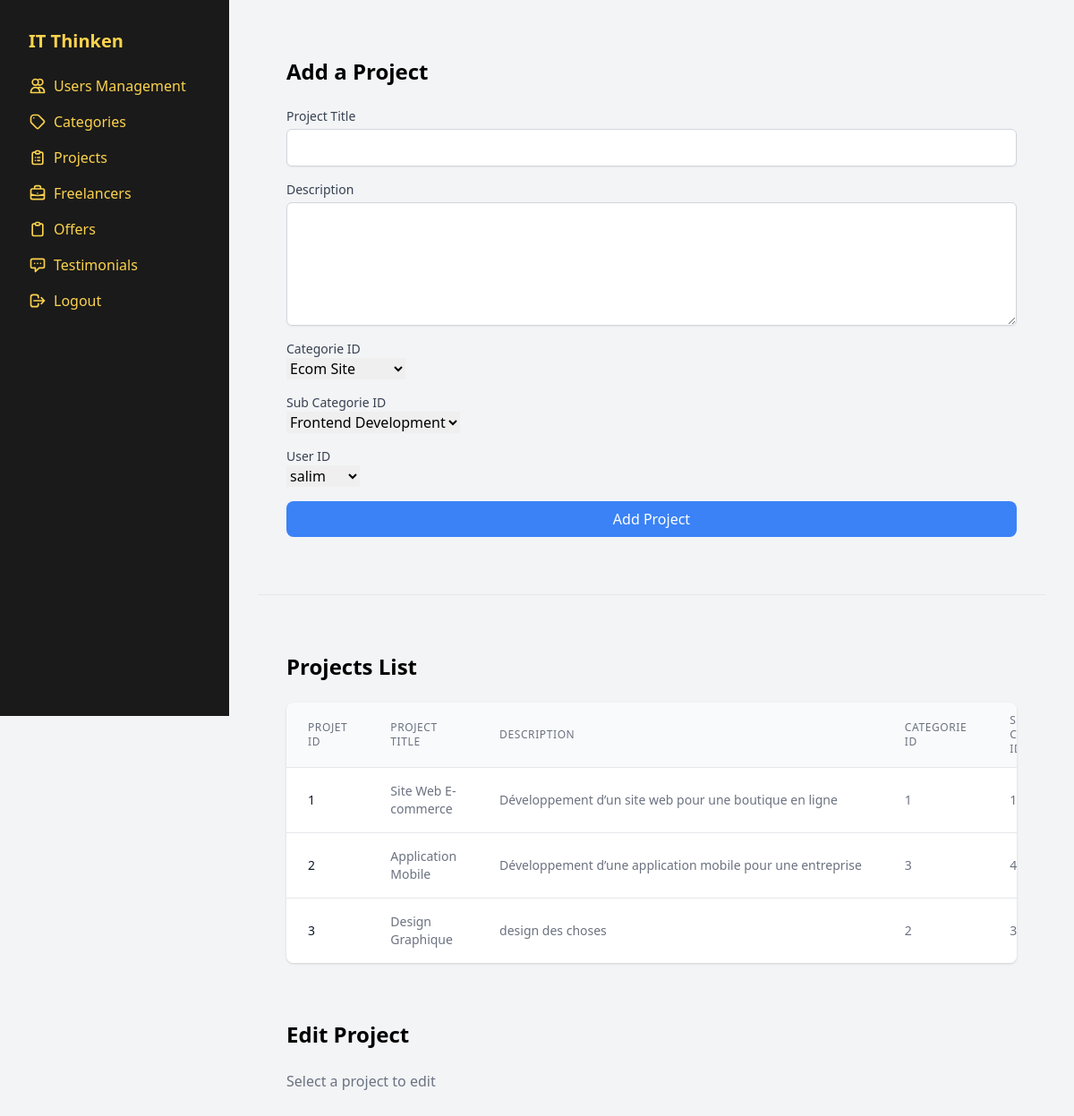
The app's page /admin/projects.php with its own data.
### tables this page shows
CREATE TABLE `projets` (
  `id_projet` int NOT NULL,
  `titre_project` varchar(100) NOT NULL,
  `descreption` text NOT NULL,
  `id_categorie` int NOT NULL,
  `id_sous_categorie` int NOT NULL,
  `id_utilisateur` int NOT NULL,
  `date_creation` date DEFAULT NULL
);

### admin/projects.php (the view, shortened to what this page needs)
<?php
$connection = mysqli_connect('localhost','root','','itthink');
$query_read = "SELECT * FROM projets";
$result = mysqli_query($connection,$query_read);
$projets = mysqli_fetch_all($result,MYSQLI_ASSOC);
$query_categories = "SELECT * FROM categories";
$result_categories = mysqli_query($connection,$query_categories);
$categories = mysqli_fetch_all($result_categories,MYSQLI_ASSOC);
$query_sub_categories = "SELECT * FROM sous_categories";
$result_sub_categories = mysqli_query($connection,$query_sub_categories);
$sub_categories = mysqli_fetch_all($result_sub_categories,MYSQLI_ASSOC);
$query_users = "SELECT * FROM utilisateurs";
$result_users = mysqli_query($connection,$query_users);
$users = mysqli_fetch_all($result_users,MYSQLI_ASSOC);
$editProject = null;
?>
<!DOCTYPE html>
<html lang="en">
<head>
    <link rel="stylesheet" href="https://cdn.jsdelivr.net/npm/tailwindcss@2.2.19/dist/tailwind.min.css">
    <link rel="stylesheet" href="../public/css/categories.css">
</head>
<body class="bg-gray-100">
    <?php include('../includes/sidebar.php')?>
    <div class="main-content">
        <div class="p-8">
            <h2 class="text-2xl font-bold mb-6">Add a Project</h2>
            <form method="POST" class="flex flex-col gap-4" action="projects.php">
                <div>
                    <label for="title" class="block text-sm font-medium text-gray-700">Project Title</label>
                    <input type="text" name="title_add" id="title" class="mt-1 block w-full px-3 py-2 bg-white border border-gray-300 rounded-md shadow-sm focus:outline-none focus:ring focus:ring-indigo-500 focus:border-indigo-500" required>
                </div>
                <div>
                    <label for="description" class="block text-sm font-medium text-gray-700">Description</label>
                    <textarea name="description_add" id="description" cols="30" rows="5" class="mt-1 block w-full px-3 py-2 bg-white border border-gray-300 rounded-md shadow-sm focus:outline-none focus:ring focus:ring-indigo-500 focus:border-indigo-500" required></textarea>
                </div>
                <div>
                    <label for="categorie_id" class="block text-sm font-medium text-gray-700">Categorie ID</label>
                    <select name="categorie_id" id="categorie_id">
                        <?php foreach($categories as $categorie): ?>
                            <option value="<?php echo $categorie['id_categorie']; ?>"><?php echo $categorie['nom_categorie']; ?></option>
                        <?php endforeach; ?>
                    </select>
                </div>
                <div>
                    <label for="sub_categorie_id" class="block text-sm font-medium text-gray-700">Sub Categorie ID</label>
                    <select name="sub_categorie_id" id="sub_categorie_id">
                        <?php foreach($sub_categories as $sub_categorie): ?>
                            <option value="<?php echo $sub_categorie['id_sous_categorie']; ?>"><?php echo $sub_categorie['nom_sous_categorie']; ?></option>
                        <?php endforeach; ?>
                    </select>
                </div>
                <div>
                    <label for="user_id" class="block text-sm font-medium text-gray-700">User ID</label>
                    <select name="user_id_add" id="user_id_add">
                        <?php foreach($users as $user):?>
                            <option value="<?php echo $user['id_utilisateur']; ?>"><?php echo $user['nom_utilisateur']; ?></option>
                        <?php endforeach; ?>
                    </select>
                </div>
                <button type="submit" class="bg-blue-500 text-white px-6 py-2 rounded-lg hover:bg-blue-600 transition-colors">Add Project</button>
            </form>
        </div>
        <hr class="my-8">
        <div class="p-8">
            <h2 class="text-2xl font-bold mb-6">Projects List</h2>
            <div class="overflow-x-auto bg-white rounded-lg shadow">
                <table class="min-w-full divide-y divide-gray-200">
                    <thead class="bg-gray-50">
                        <tr>
                            <th class="px-6 py-3 text-left text-xs font-medium text-gray-500 uppercase tracking-wider">Projet ID</th>
                            <th class="px-6 py-3 text-left text-xs font-medium text-gray-500 uppercase tracking-wider">Project Title</th>
                            <th class="px-6 py-3 text-left text-xs font-medium text-gray-500 uppercase tracking-wider">Description</th>
                            <th class="px-6 py-3 text-left text-xs font-medium text-gray-500 uppercase tracking-wider">Categorie ID</th>
                            <th class="px-6 py-3 text-left text-xs font-medium text-gray-500 uppercase tracking-wider">Sub Categorie ID</th>
                        </tr>
                    </thead>
                    <tbody class="bg-white divide-y divide-gray-200">
                        <?php foreach ($projets as $projet): ?>
                        <tr class="hover:bg-gray-50">
                            <td class="px-6 py-4 whitespace-nowrap text-sm text-gray-900"><?php echo $projet['id_projet'] ?></td>
                            <td class="px-6 py-4 text-sm text-gray-500"><?php echo $projet['titre_project'] ?></td>
                            <td class="px-6 py-4 whitespace-nowrap text-sm text-gray-500"><?php echo $projet['descreption'] ?></td>
                            <td class="px-6 py-4 whitespace-nowrap text-sm text-gray-500"><?php echo $projet['id_categorie'] ?></td>
                            <td class="px-6 py-4 whitespace-nowrap text-sm text-gray-500"><?php echo $projet['id_sous_categorie'] ?></td>
                        </tr>
                        <?php endforeach; ?>
                    </tbody>
                </table>
            </div>
        </div>
        <div class="p-8">
            <h2 class="text-2xl font-bold mb-6">Edit Project</h2>
            <?php if($editProject): ?>
            <form method="POST" class="flex flex-col gap-4" action="projects.php">
                <input type="hidden" name="action" value="edit">
                <input type="hidden" name="id_projet_edit" value="<?php echo $editProject['id_projet']; ?>">
                <div>
                    <label for="title_edit" class="block text-sm font-medium text-gray-700">Project Title</label>
                    <input type="text" name="title_edit" id="title_edit" value="<?php echo $editProject['titre_project']; ?>"
                           class="mt-1 block w-full px-3 py-2 bg-white border border-gray-300 rounded-md shadow-sm focus:outline-none focus:ring focus:ring-indigo-500 focus:border-indigo-500" required>
                </div>
                <div>
                    <label for="description_edit" class="block text-sm font-medium text-gray-700">Description</label>
                    <textarea name="description_edit" id="description_edit" cols="30" rows="5" value="<?php echo $editProject['descreption']; ?>"
                              class="mt-1 block w-full px-3 py-2 bg-white border border-gray-300 rounded-md shadow-sm focus:outline-none focus:ring focus:ring-indigo-500 focus:border-indigo-500" required><?php echo $editProject['descreption']; ?></textarea>
                </div>
                <div>
                    <label for="categorie_edit" class="block text-sm font-medium text-gray-700">Category</label>
                    <select name="categorie_edit" id="categorie_edit"
                            class="mt-1 block w-full px-3 py-2 bg-white border border-gray-300 rounded-md shadow-sm focus:outline-none focus:ring focus:ring-indigo-500 focus:border-indigo-500">
                        <?php foreach($categories as $categorie): ?>
                            <option value="<?php echo $categorie['id_categorie']; ?>"
                                    <?php echo ($categorie['id_categorie'] == $editProject['id_categorie']) ? 'selected' : ''; ?>>
                                <?php echo $categorie['nom_categorie']; ?>
                            </option>
                        <?php endforeach; ?>
                    </select>
                </div>
                <div>
                    <label for="sub_categorie_edit" class="block text-sm font-medium text-gray-700">Sub Category</label>
                    <select name="sub_categorie_edit" id="sub_categorie_edit"
                            class="mt-1 block w-full px-3 py-2 bg-white border border-gray-300 rounded-md shadow-sm focus:outline-none focus:ring focus:ring-indigo-500 focus:border-indigo-500">
                        <?php foreach($sub_categories as $sub_categorie): ?>
                            <option value="<?php echo $sub_categorie['id_sous_categorie']; ?>"
                                    <?php echo ($sub_categorie['id_sous_categorie'] == $editProject['id_sous_categorie']) ? 'selected' : ''; ?>>
                                <?php echo $sub_categorie['nom_sous_categorie']; ?>
                            </option>
                        <?php endforeach; ?>
                    </select>
                </div>
                <div>
                    <label for="user_id_edit" class="block text-sm font-medium text-gray-700">User</label>
                    <select name="user_id_edit" id="user_id_edit"
                            class="mt-1 block w-full px-3 py-2 bg-white border border-gray-300 rounded-md shadow-sm focus:outline-none focus:ring focus:ring-indigo-500 focus:border-indigo-500">
                        <?php foreach($users as $user):?>
                            <option value="<?php echo $user['id_utilisateur']; ?>"
                                    <?php echo ($user['id_utilisateur'] == $editProject['id_utilisateur']) ? 'selected' : ''; ?>>
                                <?php echo $user['nom_utilisateur'] ?? $user['id_utilisateur']; ?>
                            </option>
                        <?php endforeach; ?>
                    </select>
                </div>
                <button type="submit" class="bg-yellow-500 text-white px-6 py-2 rounded-lg hover:bg-yellow-600 transition-colors">Update Project</button>
            </form>
            <?php else: ?>
            <p class="text-gray-500">Select a project to edit</p>
            <?php endif; ?>
        </div>
    </div>
</body>
</html>

### public/css/categories.css (style rules this page uses)
.main-content { margin-left: 16rem; padding: 2rem; }

### records on screen
projets: id_projet "1", titre_project "Site Web E-commerce", descreption "Développement d’un site web pour une boutique en ligne", id_categorie "1", id_sous_categorie "1"
projets: id_projet "2", titre_project "Application Mobile", descreption "Développement d’une application mobile pour une entreprise", id_categorie "3", id_sous_categorie "4"
projets: id_projet "3", titre_project "Design Graphique", descreption "design des choses", id_categorie "2", id_sous_categorie "3"

### other values on screen
form field categorie_id "Ecom Site"
form field sub_categorie_id "Frontend Development"
form field user_id_add "salim"
